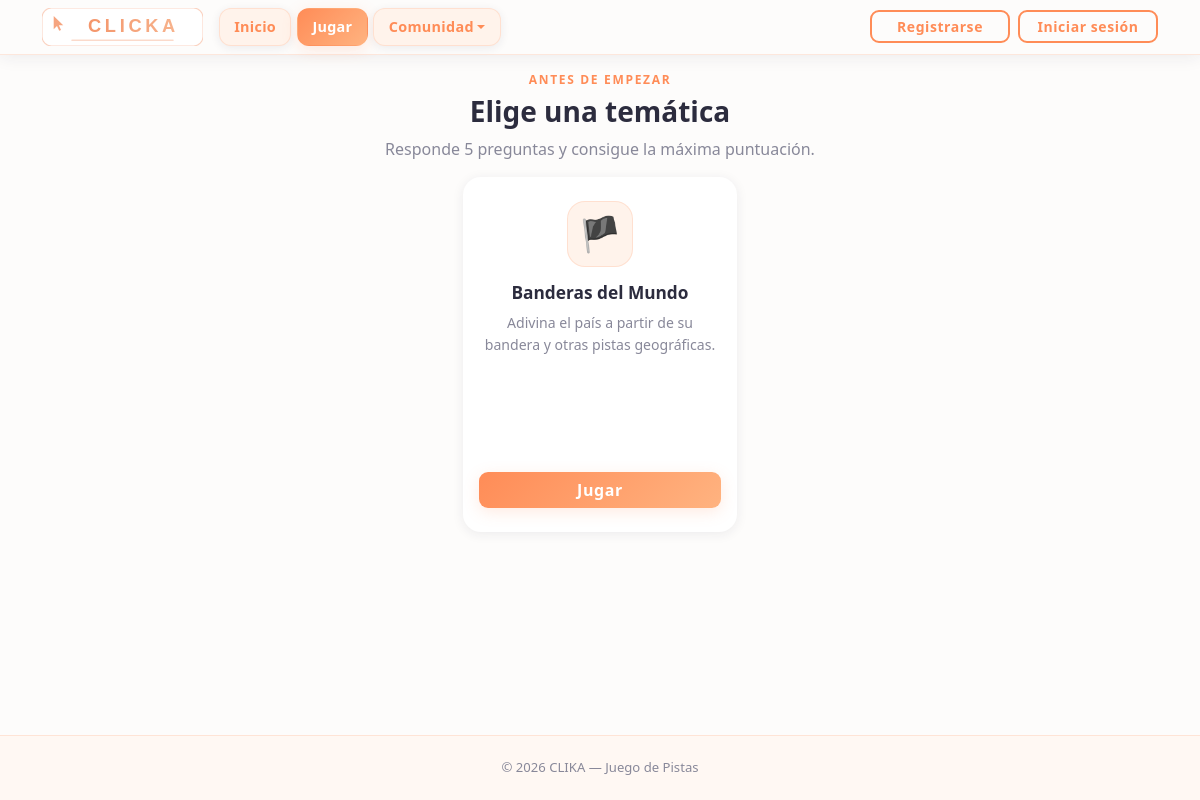
The app's page /pages/play.php, older data.
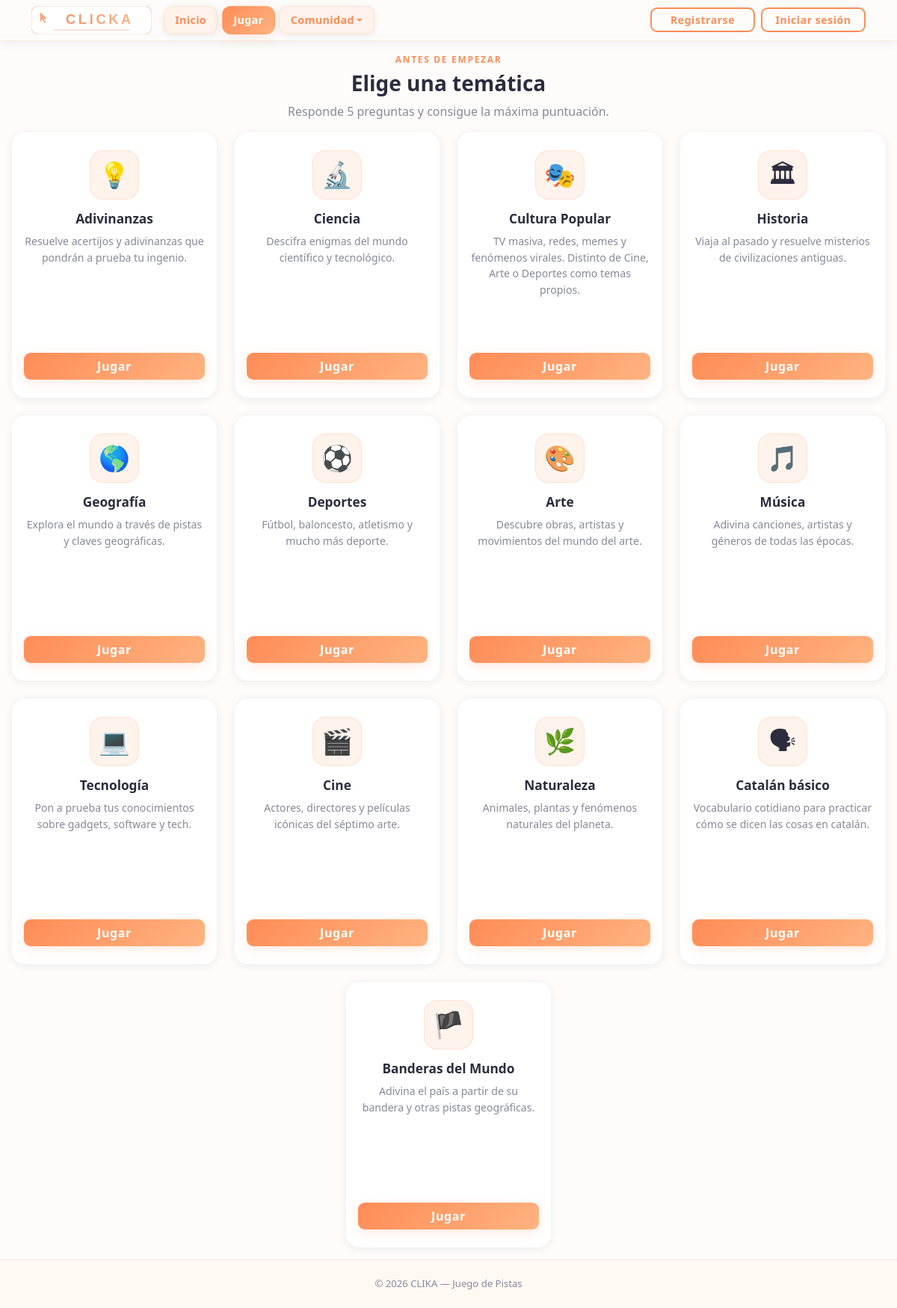
The same page, newer data.
### tables this page shows
CREATE TABLE temas (
    id INTEGER PRIMARY KEY AUTOINCREMENT,
    nombre TEXT NOT NULL UNIQUE,
    created_at TEXT NOT NULL DEFAULT CURRENT_TIMESTAMP
);

### pages/play.php (the view, shortened to what the changed rows need)
<?php
$temaMeta = [
    'adivinanzas' => ['icono' => '&#128161;', 'descripcion' => 'Resuelve acertijos y adivinanzas que pondrán a prueba tu ingenio.'],
    'ciencia'     => ['icono' => '&#128300;', 'descripcion' => 'Descifra enigmas del mundo científico y tecnológico.'],
    'cultura'     => ['icono' => '&#127917;', 'descripcion' => 'TV masiva, redes, memes y fenómenos virales. Distinto de Cine, Arte o Deportes como temas propios.'],
    'historia'    => ['icono' => '&#127963;', 'descripcion' => 'Viaja al pasado y resuelve misterios de civilizaciones antiguas.'],
    'geografia'   => ['icono' => '&#127758;', 'descripcion' => 'Explora el mundo a través de pistas y claves geográficas.'],
    'deportes'    => ['icono' => '&#9917;',   'descripcion' => 'Fútbol, baloncesto, atletismo y mucho más deporte.'],
    'arte'        => ['icono' => '&#127912;', 'descripcion' => 'Descubre obras, artistas y movimientos del mundo del arte.'],
    'musica'      => ['icono' => '&#127925;', 'descripcion' => 'Adivina canciones, artistas y géneros de todas las épocas.'],
    'tecnologia'  => ['icono' => '&#128187;', 'descripcion' => 'Pon a prueba tus conocimientos sobre gadgets, software y tech.'],
    'cine'        => ['icono' => '&#127916;', 'descripcion' => 'Actores, directores y películas icónicas del séptimo arte.'],
    'naturaleza'  => ['icono' => '&#127807;', 'descripcion' => 'Animales, plantas y fenómenos naturales del planeta.'],
    'catalan'     => ['icono' => '&#128483;', 'descripcion' => 'Vocabulario cotidiano para practicar cómo se dicen las cosas en catalán.'],
];
$temas  = [];
$dbPath = dirname(__DIR__) . '/database/clicka.db';
if (is_file($dbPath)) {
    try {
        $db     = new SQLite3($dbPath);
        $result = $db->query('SELECT id, nombre FROM temas ORDER BY id');
        while ($row = $result->fetchArray(SQLITE3_ASSOC)) {
            $slug = strtolower(str_replace(['á','é','í','ó','ú','ü','ñ'], ['a','e','i','o','u','u','n'],
                mb_strtolower($row['nombre'], 'UTF-8')));
            $slug = strtok($slug, ' ');
            $row['slug']       = $slug;
            $row['icono']      = $temaMeta[$slug]['icono']      ?? '&#10067;';
            $row['descripcion']= $temaMeta[$slug]['descripcion'] ?? '';
            $temas[] = $row;
        }
    } catch (Throwable) {
    }
}
$temaPreseleccionat    = null;
$autoInicia = $temaPreseleccionat !== null;
?>
<!DOCTYPE html>
<html lang="es">
<head>
  <?php include '../includes/head.php'; ?>
</head>
<body>
  <main class="container-fluid game-layout py-3">
    <section id="tema-selector" <?php if ($autoInicia) echo 'hidden'; ?>>
      <div class="text-center mb-3">
        <h1 class="h3 fw-bold" style="color:var(--clika-text)">Elige una temática</h1>
      </div>
      <div class="row g-4 justify-content-center">
        <?php foreach ($temas as $tema): ?>
        <div class="col-10 col-sm-6 col-lg-3">
          <article
            class="card tema-card tema-card--clickable h-100 border-0"
            tabindex="0"
            role="button"
            aria-label="Elegir temática <?php echo htmlspecialchars($tema['nombre']); ?>">
            <div class="card-body d-flex flex-column align-items-center text-center py-4 px-3">
              <div class="tema-icon-wrap">
                <span class="tema-icon" aria-hidden="true"><?php echo $tema['icono']; ?></span>
              </div>
              <h3 class="card-title mb-2">
                <?php echo htmlspecialchars($tema['nombre']); ?>
              </h3>
              <p class="card-text flex-grow-1 mb-4">
                <?php echo htmlspecialchars($tema['descripcion']); ?>
              </p>
              <a
                href="<?php echo BASE_URL; ?>/pages/play.php?tema=<?php echo urlencode($tema['slug']); ?>"
                class="btn btn-primary w-100 btn-play-tema text-decoration-none"
                data-tema-id="<?php echo (int) $tema['id']; ?>"
                data-tema-slug="<?php echo htmlspecialchars($tema['slug'], ENT_QUOTES | ENT_HTML5, 'UTF-8'); ?>"
                data-tema-nom="<?php echo htmlspecialchars($tema['nombre'], ENT_QUOTES | ENT_HTML5, 'UTF-8'); ?>">
                Jugar
              </a>
            </div>
          </article>
        </div>
        <?php endforeach; ?>
      </div>
    </section>
  </main>
  <?php include '../includes/foot.php'; ?>

Row changes from the older to the newer data that the page shows:
added temas: icono "💡", nombre "Adivinanzas", descripcion "Resuelve acertijos y adivinanzas que pondrán a prueba tu ingenio."
added temas: icono "🔬", nombre "Ciencia", descripcion "Descifra enigmas del mundo científico y tecnológico."
added temas: icono "🎭", nombre "Cultura Popular", descripcion "TV masiva, redes, memes y fenómenos virales. Distinto de Cine, Arte o Deportes como temas propios."
added temas: icono "🏛", nombre "Historia", descripcion "Viaja al pasado y resuelve misterios de civilizaciones antiguas."
added temas: icono "🌎", nombre "Geografía", descripcion "Explora el mundo a través de pistas y claves geográficas."
added temas: icono "⚽", nombre "Deportes", descripcion "Fútbol, baloncesto, atletismo y mucho más deporte."
added temas: icono "🎨", nombre "Arte", descripcion "Descubre obras, artistas y movimientos del mundo del arte."
added temas: icono "🎵", nombre "Música", descripcion "Adivina canciones, artistas y géneros de todas las épocas."
added temas: icono "💻", nombre "Tecnología", descripcion "Pon a prueba tus conocimientos sobre gadgets, software y tech."
added temas: icono "🎬", nombre "Cine", descripcion "Actores, directores y películas icónicas del séptimo arte."
added temas: icono "🌿", nombre "Naturaleza", descripcion "Animales, plantas y fenómenos naturales del planeta."
added temas: icono "🗣", nombre "Catalán básico", descripcion "Vocabulario cotidiano para practicar cómo se dicen las cosas en catalán."
